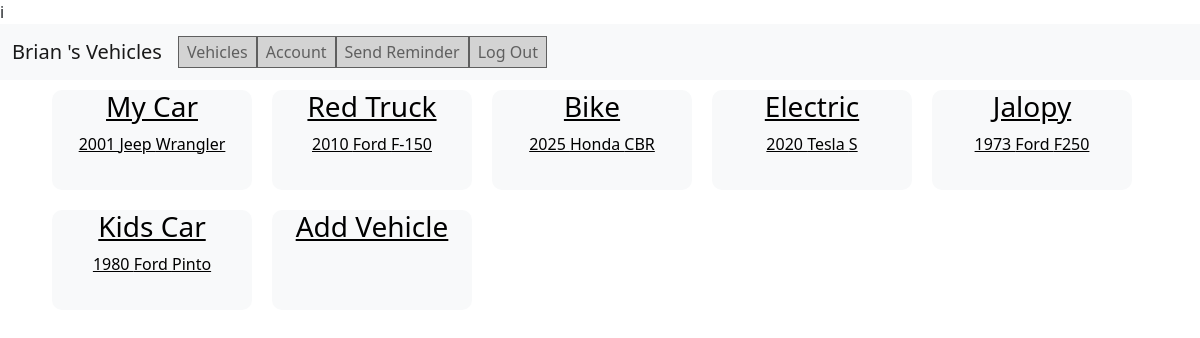
/user/home (signed in), run on an earlier commit of the app's database.
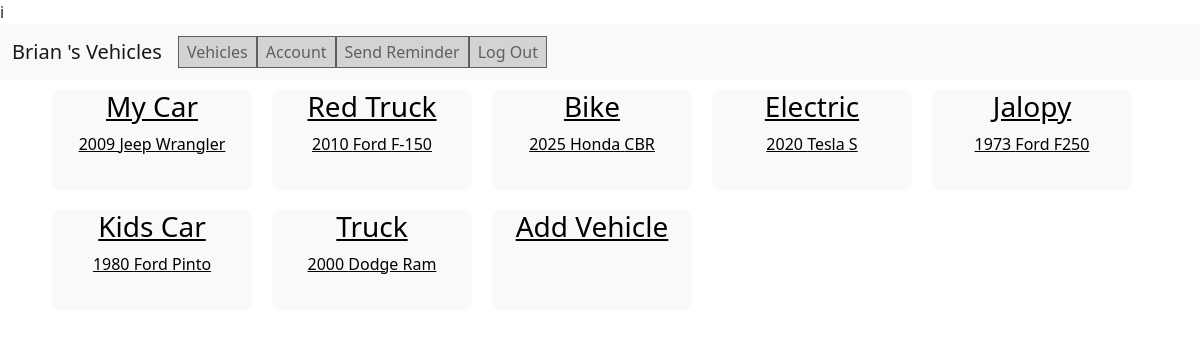
And on a later commit of the database.
### models.py (models this page shows)
class Vehicle(db.Model):
    id = db.Column(db.Integer, primary_key=True)
    name = db.Column(db.String(30))
    year = db.Column(db.Integer)
    make = db.Column(db.String(40))
    model = db.Column(db.String(50))
    user_id = db.Column(db.Integer, db.ForeignKey('user.id'))
    tasks = db.relationship("Task")

### main.py (the view)
@app.route('/user/home')
@login_required
def home():
    vehicles = Vehicle.query.filter_by(user_id=current_user.id).all()
    return render_template('home.html', vehicles=vehicles)

### main.py (called while the page is built)
@login_manager.user_loader
def load_user(user_id):
    return User.query.get(int(user_id))

### templates/home.html
{% extends "base.html" %}
{% block content %}
<div class="container">
        {%  for vehicle in vehicles %}
            <div class="bg-light vehicle">
                <a href="{{ url_for('vehicle_detail', v_id=vehicle.id) }}">
                    <h3>{{ vehicle.name }}</h3>
                    {{ vehicle.year }} {{  vehicle.make }} {{ vehicle.model }}
                </a>
            </div>
        {%  endfor %}
                <a href="{{ url_for('add_vehicle') }}" class="vehicle bg-light">
                    <h3>Add Vehicle</h3>
                </a>
</div>
{% endblock %}

What changed in the data, as far as the page shows it:
changed Vehicle "My Car": year "2001" → "2009"
added Vehicle: name "Truck", year "2000", make "Dodge", model "Ram"
